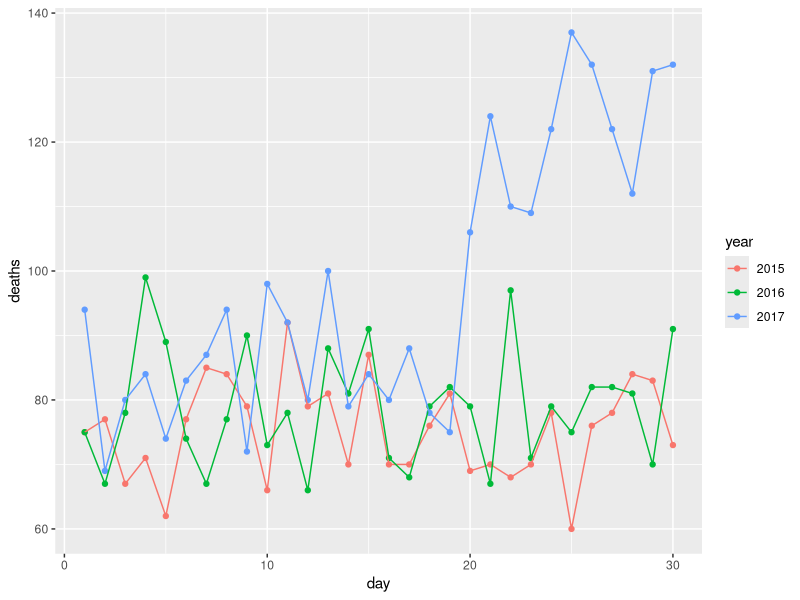

R code for this plot: (Note: this script raises an error after producing the figure.)
## ---- chunk 1
fn <- system.file("extdata", "RD-Mortality-Report_2015-18-180531.pdf", 
                  package="dslabs") 
## ---- chunk 2
#, eval= FALSE} 
#install.packages("pdftools") 
library(pdftools) 
library(dplyr)
library(tidyverse)
## ---- chunk 3
txt <- pdf_text(fn)
length(txt)
## ---- chunk 4
library(stringr)
s <- str_split(txt[9], pattern = '\\n')
s
## ---- chunk 5
class(s)
length(s)
## ---- chunk 6
s <- str_split(txt[9], pattern = '\\n')[[1]]
class(s)
length(s)
## ---- chunk 7
s <- str_trim(s, side = 'both')
s
## ---- chunk 8
header_index <- str_which(s, pattern = "[A-Z]\\s{2,}\\d{4}")
header_index
## ---- chunk 9
#s[header_index]
#output: "SEP     2015    2016     2017    2018"
# month = "SEP" ;  header = 2015, 2016, 2017, 2018
header <- s[header_index] |>
  str_split("\\s{2,}", simplify = T)
header <- header[-1]
header

month <- s[header_index] |>
  str_split("\\s{2,}",simplify = T)
month <- month[1]
month
## ---- chunk 10
tail_index <- str_which(s, pattern = "Total")
tail_index
## ---- chunk 11
n <- str_count(s, pattern = "\\d+")
n
## ---- chunk 12
s <- s[(header_index + 1):(tail_index - 1)]
n <- str_count(s, pattern = "\\d+")
s <- s[-which(n==1)]
s
## ---- chunk 13
s <- str_remove_all(s, pattern = "[^\\d\\s]")
s
## ---- chunk 14
s <- s |> str_split_fixed(pattern = "\\s+", n = 6)
s <- s[,1:4] |> as_tibble()
s
## ---- chunk 15
dat <- s |>
  setNames(c("day", header[-4])) |>
  mutate_all(as.numeric)
dat
## ---- chunk 16
tab <- pivot_longer(dat, cols = header[-4], names_to = "year", values_to = "deaths")
tab
## ---- chunk 17
library(ggplot2)
tab |> ggplot(aes(x = day, y = deaths)) +
  geom_point(aes(col = year)) + 
  geom_line(aes(col = year))
## ---- chunk 18
s <- str_split(txt[9], pattern = '\\n')[[1]] |> str_trim(side = 'both')

header_index <- s |> str_which(pattern = "[A-Z]\\s{2,}\\d{4}")
tail_index <- s |> str_which(pattern = "Total")

.d <- `[` 
header <- s[header_index] |> str_split("\\s{2,}", simplify = T) |> .d(-1) #.d(2:5)
month <- s[header_index] |> str_split("\\s{2,}",simplify = T) |> .d(1) 

s <- s[(header_index + 1):(tail_index - 1)]
n <- s |> str_count(pattern = "\\d+")
s <- s[-which(n==1)]

s <- s |> str_remove_all(pattern = "[^\\d\\s]") |> 
  str_split_fixed(pattern = "\\s+", n = 6) |>
  .d(,1:4) |> as_tibble() |>
  setNames(c("day", header[-4])) |>
  mutate_all(as.numeric) |>
  pivot_longer(dat, cols = header[-4], names_to = "year", values_to = "deaths")
s
